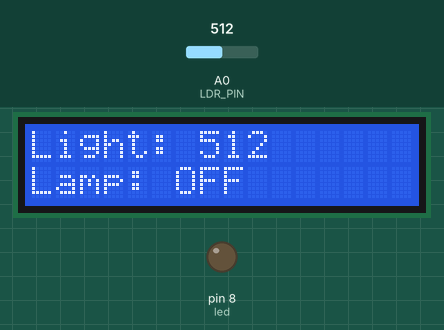
This sketch was run on a simulated Arduino Uno, built with avr-gcc and run on an emulated ATmega328P. On the bench: 16×2 character LCD, output pins drawn as LEDs (lit = HIGH). The inputs (shaded band) are chosen by the test bench; at power-on: A0 (LDR_PIN) = 512.

Above: at 3.2 s.
3.3 s: A0 (LDR_PIN) set to 492
At 4.4 s:
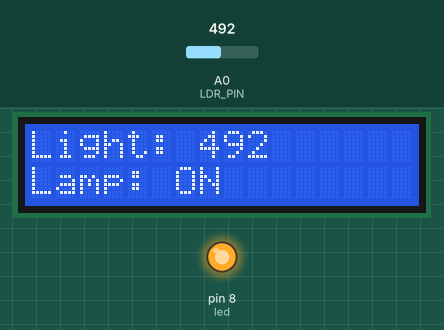
5.5 s: A0 (LDR_PIN) set to 511
At 7.2 s:
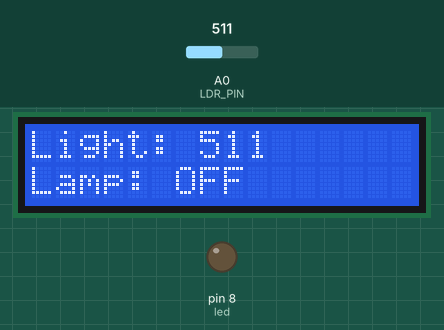
7.5 s: A0 (LDR_PIN) set to 306
At 9.1 s:
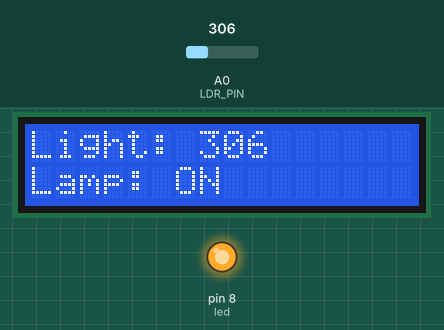
Timing chart, 0 to 10.6 s (numbered marks = the images above; inputs shaded):
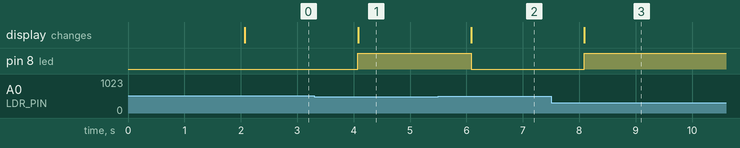

The sketch:

LDRsensor.ino
```cpp
#include <LiquidCrystal.h>
LiquidCrystal lcd(12,11,5,4,3,2);
#define LDR_PIN A0
#define led 8
#define Treshold 500
int lightLevel = 0;
void setup() {
  pinMode(led, OUTPUT);
  digitalWrite(led, 0);
  lcd.begin(16,2);
 // lcd.backlight();
  lcd.print("LDR Lamp System");
  lcd.setCursor(0, 1);
  lcd.print("Initializing...");
  delay(2000);
  lcd.clear();
 // Serial.begin(9600);
}

void loop() {
  lightLevel = analogRead(LDR_PIN);
  lcd.setCursor(0,0);
  lcd.print("Light: ");
  lcd.print(lightLevel);
  if (lightLevel < Treshold) {
    digitalWrite(led, 1);
    lcd.setCursor(0, 1);
    lcd.print("Lamp: ON ");
  } else {
    digitalWrite(led, 0);
    lcd.setCursor(0, 1);
    lcd.print("Lamp: OFF");
  }
  delay(1000);
}
```

Measured:
- the behaviour switches between 500 and 499 on A0 (LDR_PIN) (found by bisection; images 0 and 1)
- after the input at 3.3 s, pin 8 (led): LOW → HIGH after 0.78 s; the display: changes after 0.78 s (image 1)
- after the input at 5.5 s, pin 8 (led): HIGH → LOW after 0.58 s; the display: changes after 0.58 s (image 2)
- after the input at 7.5 s, pin 8 (led): LOW → HIGH after 0.59 s; the display: changes after 0.59 s (image 3)
